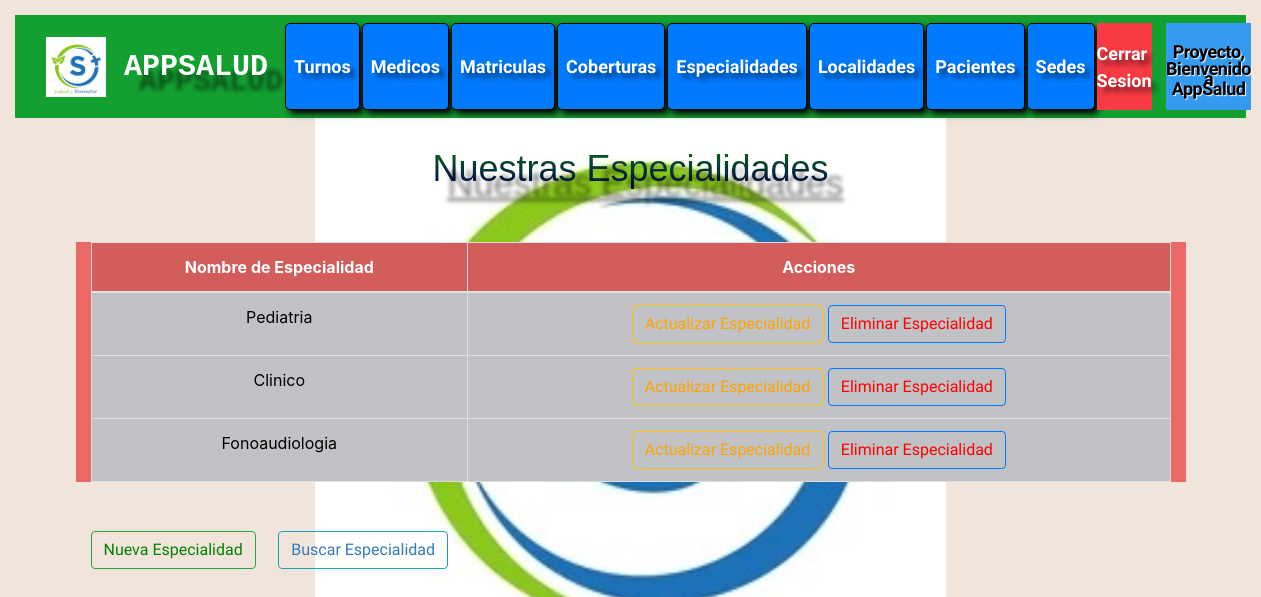
Page /especialidades/ (signed in) on the committed database.
### AppSalud/models.py (models this page shows, shortened)
class Especialidad(models.Model):
    nombre_especialidad = models.CharField(max_length=30)

### AppSalud/views.py (the view)
# urls.py: path('especialidades/',views.mostrar_especialidades,name="Especialidades"),
def mostrar_especialidades(request):
    especialidad=Especialidad.objects.all()
    context={'especialidad':especialidad}
    return render(request,'AppSalud/especialidad.html',context=context)

### AppSalud/Templates/AppSalud/especialidad.html (shortened to what this page needs)
{% extends "AppSalud/base.html" %}
{% load static %}
{% block codigoDinamico %}
<body style='background-color: #f1e5db;'>
    <div class="container">
        <h1><u>Nuestras Especialidades</u></h1>
        <br>
        <div class="container" style="background-color:#eb6864;">
            <table class="table table-active text-center">
                <thead>
                    <tr>
                        <th scope="col">Nombre de Especialidad</th>
                        <th scope="col">Acciones</th>
                    </tr>
                </thead>
                <tbody>
                    {% for especialidad in especialidad %}
                    <tr class="table-secondary text-center">
                        <td>{{ especialidad.nombre_especialidad }}</td>
                        <td>
                            <button type="button" class="btn btn-outline-warning">
                                <a href="{% url 'Actualizar_Especialidades' id_especialidad=especialidad.id %}" style='color: orange;'>Actualizar Especialidad</a>
                            </button>
                            <button type="button" class="btn btn-outline-primary">
                                <a href="{% url 'Eliminar_Especialidades' id_especialidad=especialidad.id %}" style='color: red;'>Eliminar Especialidad</a>
                            </button>
                        </td>
                    </tr>
                    {% endfor %}
                </tbody>
            </table>
        </div>
        <br>
        <div class="container">
            <button type="button" class="btn btn-outline-success">
                <a href="{% url 'Crear_Especialidades' %}" style='color: green;'>Nueva Especialidad</a>
            </button>
            <button type="button" class="btn btn-outline-info">
                <a href="{% url 'Buscar_Especialidades' %}" style='color: #337ab7;'>Buscar Especialidad</a>
            </button>
        </div>
    </div>
</body>
{% endblock %}

### AppSalud/Templates/AppSalud/base.html (shortened to what this page needs)
{% load static %}
<!DOCTYPE html>
<html lang="en">
<head>
    <link href='https://bootswatch.com/5/journal/bootstrap.min.css' rel='stylesheet'/>
    <link rel="stylesheet" href="https://stackpath.bootstrapcdn.com/bootstrap/4.5.2/css/bootstrap.min.css">
    <link href="{% static "styles.css" %}" rel='stylesheet'/>
</head>
<body>
    <nav class="navbar navbar-expand-lg " data-bs-theme="dark">
        <div class="container-fluid">
            <a class="navbar-brand" href="{% url 'Home' %}"><img src="{% static 'salud.jpg' %}" width="60" height="60"> AppSalud</a>
            <div class="collapse navbar-collapse" id="navbarColor01">
                <ul class="navbar-nav me-auto">
                    {% if request.user.is_authenticated %}
                    <li class="nav-item">
                        <a class="nav-link" href="{% url 'Numeros_de_Turnos' %}">Turnos</a>
                    </li>
                    <li class="nav-item">
                        <a class="nav-link" href="{% url 'Medicos' %}">Medicos</a>
                    </li>
                    <li class="nav-item">
                        <a class="nav-link" href="{% url 'Matricula' %}">Matriculas</a>
                    </li>
                    <li class="nav-item">
                    <a class="nav-link" href="{% url 'Coberturas' %}">Coberturas</a>
                    </li>
                    <li class="nav-item">
                    <a class="nav-link" href="{% url 'Especialidades' %}">Especialidades</a>
                    </li>
                    <li class="nav-item">
                    <a class="nav-link" href="{% url 'Localidades' %}">Localidades</a>
                    </li>
                    <li class="nav-item">
                    <a class="nav-link" href="{% url 'Pacientes' %}">Pacientes</a>
                    </li>
                    <li class="nav-item">
                    <a class="nav-link" href="{% url 'Sedesclinicas' %}">Sedes</a>
                    </li>
                    <li class="nav-item1">
                        <a class="nav-link1" href="{% url 'Logout' %}">Cerrar Sesion</a>
                    </li>&nbsp;&nbsp;&nbsp;
                    <div class="container1">
                        {% if request.user.is_authenticated %}
                        <br>
                        <p><div class="nombre">{{user.username}},</div><br>
                            Bienvenido a
                            AppSalud
                        </p>
                        {% endif %}
                    </div>
                    {% endif %}
                </ul>
            </div>
        </div>
    </nav><br>
    {% block codigoDinamico %}
    {% endblock %}
</body>
</html>

### AppSalud/static/styles.css (style rules this page uses)
body { background-image: url('salud.jpg'); background-size: 50%; background-position: center ; background-repeat: no-repeat; background-color: rgb(255, 255, 255); padding-left: 15px; padding-right: 15px; padding-top: 15px; padding-bottom: 15px; background-attachment:fixed; }
.navbar-brand { color: rgb(255, 255, 255); font-size: 30px; text-shadow: 15px 15px 4px rgba(0, 0, 0, 0.5); font-family:'Courier New', Courier, monospace; }
.navbar { background-color: rgb(138, 200, 27); padding: -10px; animation: slideInUp 1s ease-in-out; }
.nav-item { background-color: #007bff; text-align:unset; border: 1px solid #000000; border-radius: 5px; box-shadow: 4px 4px 6px rgba(2, 2, 2, 0.993); }
.navbar { background-color: #13a031; transition: background-color 0.3s; display: flex; justify-content: center; align-items: center; height: 30%; }
.nav-link { color: #ffffff; transition: color 0.3s; display: flex; align-items: center; height: 100%; padding: auto; text-shadow: 5px 5px 5px rgba(0, 0, 0, 0.5); }
.nav-link1 { color: #ffffff; transition: color 0.3s; display: flex; align-items: center; height: 100%; text-shadow: 5px 5px 5px rgba(0, 0, 0, 0.5); }
.container { margin-top: 5px; }
.navbar-nav { justify-content: right; width: 100%; display: flex; }
.nav-item { margin: 0 1px; }
.nav-item1 { margin: 0 1px; }
.nav-item1 { background-color: rgb(247, 58, 68); padding: auto; text-align:unset; }
h1 { color: transparent; background: linear-gradient(0deg, #020457, #096b16); -webkit-background-clip: text; background-clip: text; font-size: 36px; text-shadow: 15px 15px 4px rgba(0, 0, 0, 0.5); font-family: 'Lucida Sans', 'Lucida Sans Regular', 'Lucida Grande', 'Lucida Sans Unicode', Geneva, Verdana, sans-serif; text-align: center; background-color: #131212; -webkit-background-clip: text; background-clip: text; }
.container1 { color: #020000; text-shadow: 1px 1px 1px rgba(255, 255, 255, 0.966); text-align: center; text-indent: 0%; letter-spacing: -0.5px; line-height: 10px; background-color: #349bf0; }
.nombre { color: #000000; text-shadow: 1px 1px 1px rgba(255, 255, 255, 0.966); text-align: center; text-indent: 0%; letter-spacing: -0.5px; line-height: 5px; }
li { transition: transform 0.3s; cursor:default; }
.table { border-collapse: collapse; width: 100%; margin: 20px 0; font-size: 1rem; text-align: left; background-color: #ffffff; transition: transform 0.2s; }
.table th, .table td { padding: 12px; border: 1px solid #dddddd; }
.table th { background-color: #eb6864; color: white; }
.btn a { text-decoration: none; color: inherit; }

### rows in the picture
Especialidad: nombre_especialidad "Pediatria"
Especialidad: nombre_especialidad "Clinico"
Especialidad: nombre_especialidad "Fonoaudiologia"

### other values in the picture
{{ user.username }} "Proyecto"
